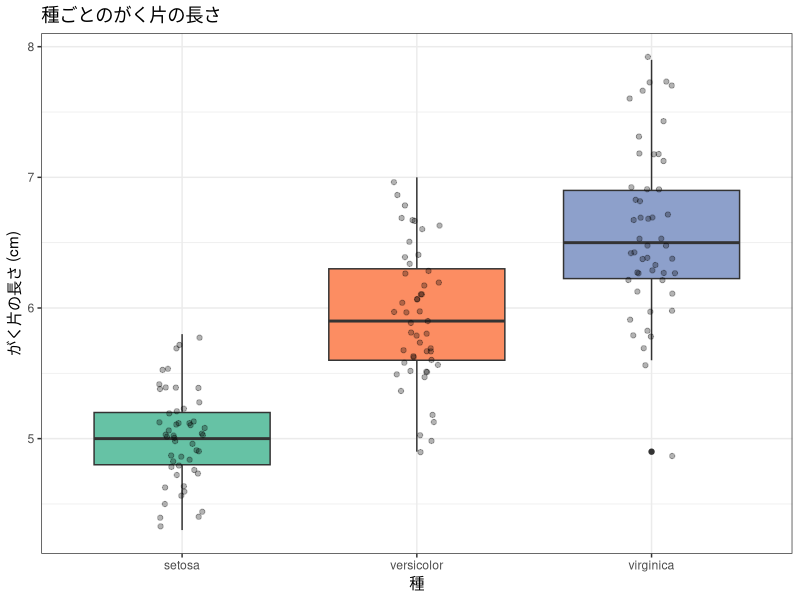
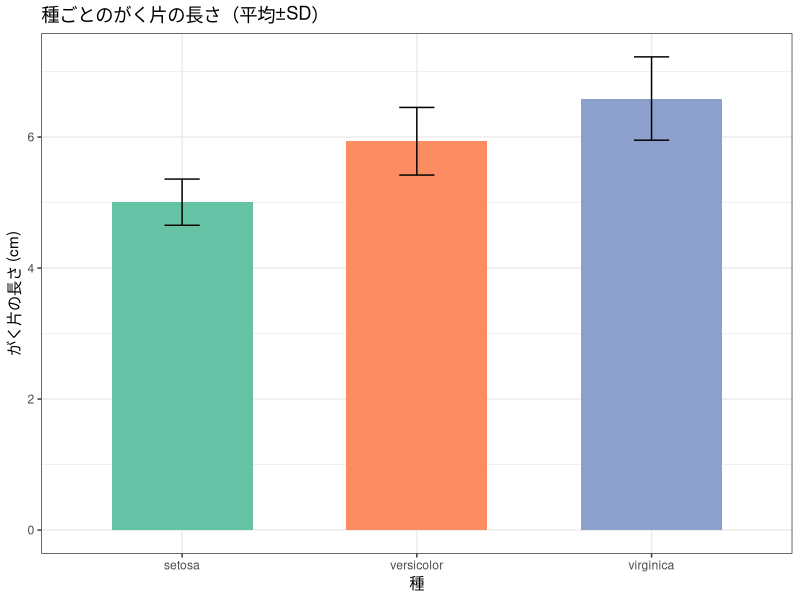

These charts were generated, in order, by the following R code:
## ---- chunk 1
knitr::opts_chunk$set(echo = TRUE, warning = FALSE, message = FALSE,
                      fig.width = 7, fig.height = 4)
library(tidyverse)

# 図の日本語が文字化けしないようにする（ragg があるときだけ有効にする）
if (requireNamespace("ragg", quietly = TRUE)) {
  knitr::opts_chunk$set(dev = "ragg_png")
}
## ---- chunk 2
library(tidyverse)
## ---- chunk 3
set.seed(2026)
R <- 20000; n <- 50
g <- factor(rep(1:3, each = n))

p_min <- numeric(R)   # t検定3回のうち最小のp値
p_aov <- numeric(R)   # 分散分析のp値

for (r in 1:R) {
  y <- rnorm(3 * n)                       # 3群すべて同じ分布（差はゼロ）
  a <- y[1:n]; b <- y[(n+1):(2*n)]; c <- y[(2*n+1):(3*n)]
  p_min[r] <- min(t.test(a, b, var.equal = TRUE)$p.value,
                  t.test(a, c, var.equal = TRUE)$p.value,
                  t.test(b, c, var.equal = TRUE)$p.value)
  p_aov[r] <- anova(aov(y ~ g))[["Pr(>F)"]][1]
}

c(t検定3回 = mean(p_min < .05),
  分散分析1回 = mean(p_aov < .05),
  独立を仮定した式 = 1 - 0.95^3)
## ---- chunk 4
# データの確認
iris |>
  group_by(Species) |>
  summarise(
    n    = n(),
    mean = mean(Sepal.Length),
    sd   = sd(Sepal.Length)
  )
## ---- chunk 5
# 箱ひげ図で確認
ggplot(iris, aes(x = Species, y = Sepal.Length, fill = Species)) +
  geom_boxplot() +
  geom_jitter(width = 0.1, alpha = 0.3) +
  scale_fill_brewer(palette = "Set2") +
  labs(title = "種ごとのがく片の長さ",
       x = "種", y = "がく片の長さ (cm)") +
  theme_bw() +
  theme(legend.position = "none")
## ---- chunk 6
# 一元配置分散分析
result_anova <- aov(Sepal.Length ~ Species, data = iris)
summary(result_anova)
## ---- chunk 7
# 各群ごとに正規性を確認する
iris |>
  group_by(Species) |>
  summarise(
    W = shapiro.test(Sepal.Length)$statistic,
    p = shapiro.test(Sepal.Length)$p.value
  )
## ---- chunk 8
# Bartlett検定（等分散性の確認）
bartlett.test(Sepal.Length ~ Species, data = iris)
## ---- chunk 9
# Welch の ANOVA（等分散を仮定しない）
oneway.test(Sepal.Length ~ Species, data = iris)
## ---- chunk 10
# summary() の表から読み取って計算する
ss_between <- 63.21
ss_total   <- 63.21 + 38.96
eta_sq     <- ss_between / ss_total
round(eta_sq, 3)
## ---- chunk 11
# anova() で平方和を取り出して計算する（こちらが確実）
ss <- anova(result_anova)[["Sum Sq"]]   # 1番目が群間，2番目が群内
ss
round(ss[1] / sum(ss), 3)
## ---- chunk 12
iris_summary <- iris |>
  group_by(Species) |>
  summarise(
    mean = mean(Sepal.Length),
    sd   = sd(Sepal.Length),
    n    = n()
  )

ggplot(iris_summary, aes(x = Species, y = mean, fill = Species)) +
  geom_col(width = 0.6) +
  geom_errorbar(aes(ymin = mean - sd, ymax = mean + sd), width = 0.15) +
  scale_fill_brewer(palette = "Set2") +
  labs(title = "種ごとのがく片の長さ（平均±SD）",
       x = "種", y = "がく片の長さ (cm)") +
  theme_bw() +
  theme(legend.position = "none")
